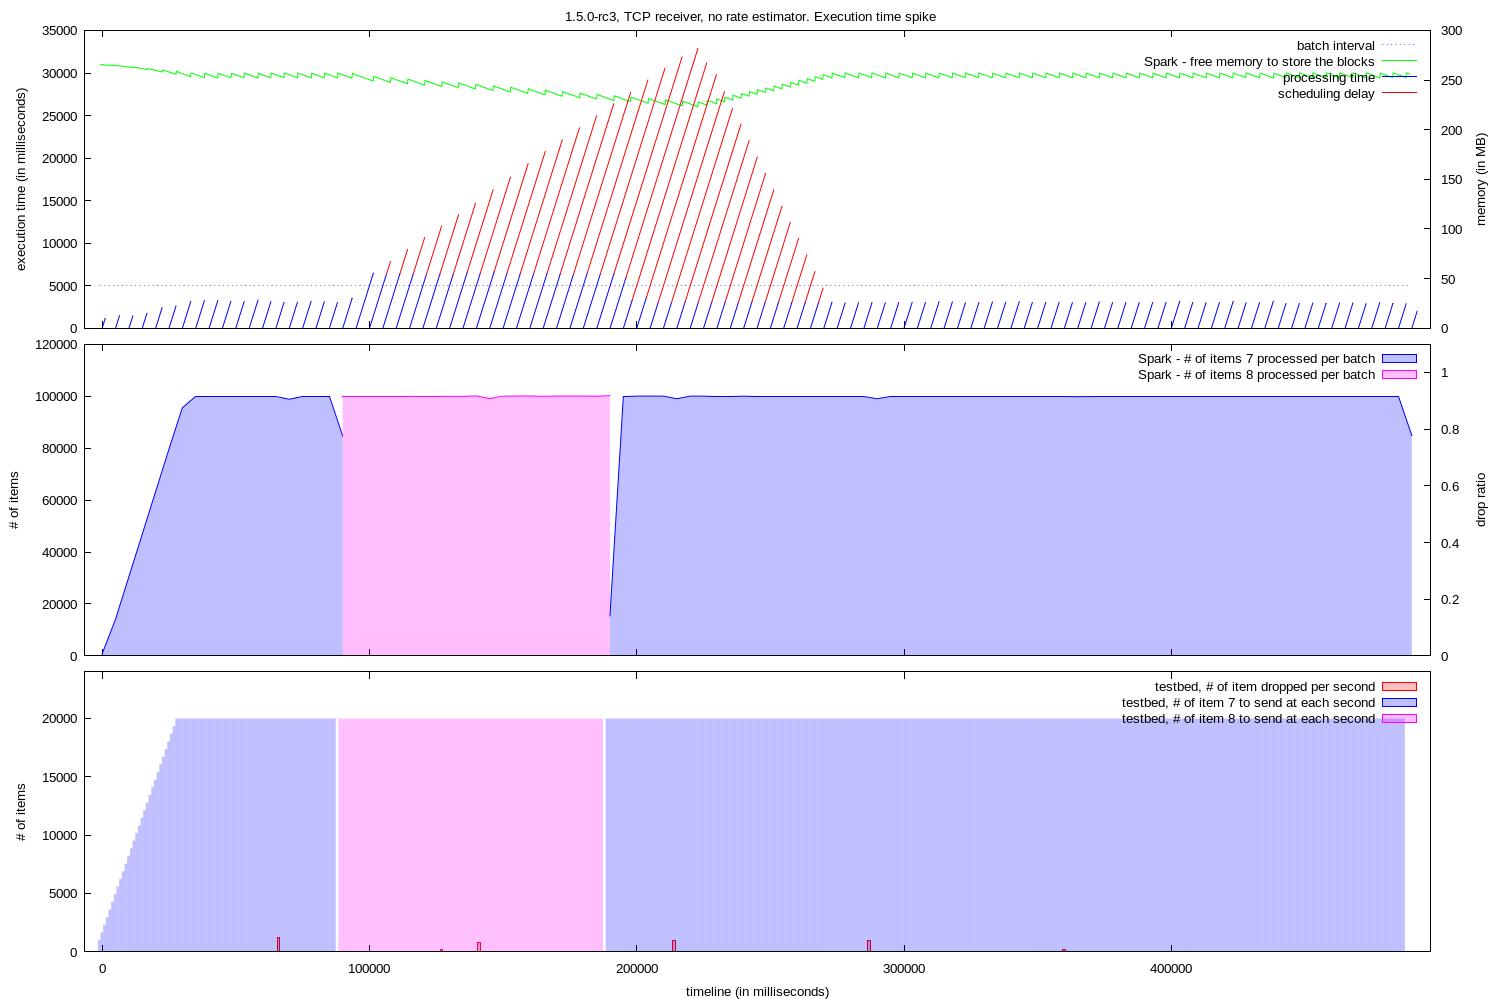

Here is the gnuplot script that generated this plot:

set y2range [0:]
set y2tics
set yrange [0:]
set lmargin 12
set rmargin 10
set datafile missing "?"
set style fill transparent solid 0.25

set style arrow 1 nohead ls 1
set style arrow 2 nohead ls 1 lc 3
set ytics nomirror

set terminal pngcairo dashed enhanced font "arial,10" fontscale 1.0 size 1500,999

set output "graph.png"

set multiplot layout 3, 1 title "1.5.0-rc3, TCP receiver, no rate estimator. Execution time spike"

set xrange [ -6597 : 496967 ]
set xtics format " "
set bmargin 1
set ylabel "execution time (in milliseconds)"
set y2label "memory (in MB)"

plot "memory.log" using 1:(5000) with line lt 0 lc 3 title "batch interval", \
  "memory.log" using 1:($2/1024) axes x1y2 with lines title "Spark - free memory to store the blocks" lt 1 lc 2, \
  "pid.log" using ($1-$3-$4):(0):3:3 with vector title "processing time" arrowstyle 2, \
  "pid.log" using ($1-$4):3:4:4 with vector title "scheduling delay" arrowstyle 1


set tmargin 0
set ylabel "# of items"
set y2label "drop ratio"
set y2range [ 0 : 1.1 ]


plot "execution_0.log" using 2:($3) with filledcurve x1 title "Spark - # of items 7 processed per batch" lt 1 lc 3, \
"execution_0.log" using 2:($4) with filledcurve x1 title "Spark - # of items 8 processed per batch" lt 1 lc 4


set xlabel "timeline (in milliseconds)"


set xtics format "%.0f"
set bmargin 3
set ylabel "# of items"
unset y2label
unset y2tics
unset y2range


set yrange [ 0 : 24000 ]

set boxwidth 1000

plot "droppedValuesPerSecond_0.log" using 1:2 with boxes title "testbed, # of item dropped per second" lt 1 lc 1, \
"tick.log" using 1:($2) with fillsteps title "testbed, # of item 7 to send at each second" lt 1 lc 3, \
"tick.log" using 1:($3) with fillsteps title "testbed, # of item 8 to send at each second" lt 1 lc 4
unset multiplot
